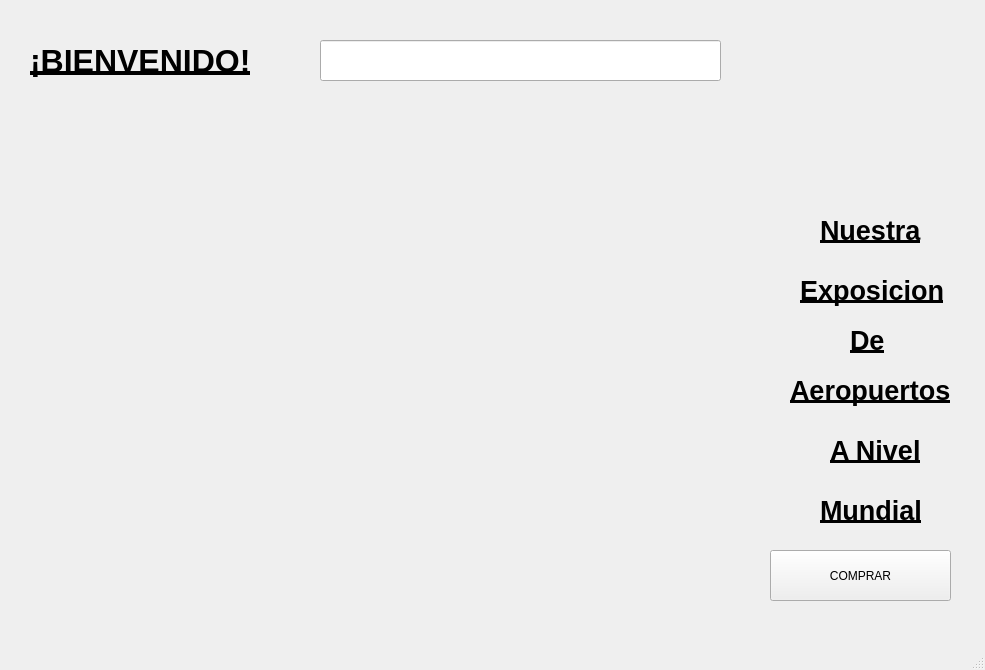
<?xml version="1.0" encoding="UTF-8"?>
<ui version="4.0">
 <class>mundo_exop_cliente</class>
 <widget class="QMainWindow" name="mundo_exop_cliente">
  <property name="geometry">
   <rect>
    <x>0</x>
    <y>0</y>
    <width>985</width>
    <height>670</height>
   </rect>
  </property>
  <property name="windowTitle">
   <string>MainWindow</string>
  </property>
  <widget class="QWidget" name="centralwidget">
   <widget class="QLabel" name="label_mundo">
    <property name="geometry">
     <rect>
      <x>20</x>
      <y>150</y>
      <width>701</width>
      <height>461</height>
     </rect>
    </property>
    <property name="text">
     <string/>
    </property>
   </widget>
   <widget class="QLabel" name="label">
    <property name="geometry">
     <rect>
      <x>30</x>
      <y>40</y>
      <width>231</width>
      <height>41</height>
     </rect>
    </property>
    <property name="font">
     <font>
      <family>MS Sans Serif</family>
      <pointsize>24</pointsize>
      <weight>75</weight>
      <bold>true</bold>
      <underline>true</underline>
     </font>
    </property>
    <property name="text">
     <string>¡BIENVENIDO!</string>
    </property>
   </widget>
   <widget class="QLabel" name="label_minilogo">
    <property name="geometry">
     <rect>
      <x>800</x>
      <y>20</y>
      <width>141</width>
      <height>141</height>
     </rect>
    </property>
    <property name="text">
     <string/>
    </property>
   </widget>
   <widget class="QLabel" name="label_2">
    <property name="geometry">
     <rect>
      <x>800</x>
      <y>270</y>
      <width>161</width>
      <height>41</height>
     </rect>
    </property>
    <property name="font">
     <font>
      <family>MS Sans Serif</family>
      <pointsize>20</pointsize>
      <weight>75</weight>
      <bold>true</bold>
      <underline>true</underline>
     </font>
    </property>
    <property name="text">
     <string>Exposicion</string>
    </property>
   </widget>
   <widget class="QLabel" name="label_3">
    <property name="geometry">
     <rect>
      <x>850</x>
      <y>320</y>
      <width>51</width>
      <height>41</height>
     </rect>
    </property>
    <property name="font">
     <font>
      <family>MS Sans Serif</family>
      <pointsize>20</pointsize>
      <weight>75</weight>
      <bold>true</bold>
      <underline>true</underline>
     </font>
    </property>
    <property name="text">
     <string>De</string>
    </property>
   </widget>
   <widget class="QLabel" name="label_4">
    <property name="geometry">
     <rect>
      <x>790</x>
      <y>370</y>
      <width>171</width>
      <height>41</height>
     </rect>
    </property>
    <property name="font">
     <font>
      <family>MS Sans Serif</family>
      <pointsize>20</pointsize>
      <weight>75</weight>
      <bold>true</bold>
      <underline>true</underline>
     </font>
    </property>
    <property name="text">
     <string>Aeropuertos</string>
    </property>
   </widget>
   <widget class="QLabel" name="label_5">
    <property name="geometry">
     <rect>
      <x>830</x>
      <y>430</y>
      <width>101</width>
      <height>41</height>
     </rect>
    </property>
    <property name="font">
     <font>
      <family>MS Sans Serif</family>
      <pointsize>20</pointsize>
      <weight>75</weight>
      <bold>true</bold>
      <underline>true</underline>
     </font>
    </property>
    <property name="text">
     <string>A Nivel</string>
    </property>
   </widget>
   <widget class="QLabel" name="label_6">
    <property name="geometry">
     <rect>
      <x>820</x>
      <y>490</y>
      <width>131</width>
      <height>41</height>
     </rect>
    </property>
    <property name="font">
     <font>
      <family>MS Sans Serif</family>
      <pointsize>20</pointsize>
      <weight>75</weight>
      <bold>true</bold>
      <underline>true</underline>
     </font>
    </property>
    <property name="text">
     <string>Mundial</string>
    </property>
   </widget>
   <widget class="QLineEdit" name="lineEdit_nomb">
    <property name="geometry">
     <rect>
      <x>320</x>
      <y>40</y>
      <width>401</width>
      <height>41</height>
     </rect>
    </property>
    <property name="palette">
     <palette>
      <active>
       <colorrole role="WindowText">
        <brush brushstyle="SolidPattern">
         <color alpha="255">
          <red>170</red>
          <green>0</green>
          <blue>0</blue>
         </color>
        </brush>
       </colorrole>
      </active>
      <inactive>
       <colorrole role="WindowText">
        <brush brushstyle="SolidPattern">
         <color alpha="255">
          <red>170</red>
          <green>0</green>
          <blue>0</blue>
         </color>
        </brush>
       </colorrole>
      </inactive>
      <disabled>
       <colorrole role="WindowText">
        <brush brushstyle="SolidPattern">
         <color alpha="255">
          <red>120</red>
          <green>120</green>
          <blue>120</blue>
         </color>
        </brush>
       </colorrole>
      </disabled>
     </palette>
    </property>
    <property name="font">
     <font>
      <family>MS Sans Serif</family>
      <pointsize>24</pointsize>
      <weight>75</weight>
      <bold>true</bold>
     </font>
    </property>
    <property name="text">
     <string/>
    </property>
   </widget>
   <widget class="QLabel" name="label_7">
    <property name="geometry">
     <rect>
      <x>820</x>
      <y>210</y>
      <width>111</width>
      <height>41</height>
     </rect>
    </property>
    <property name="font">
     <font>
      <family>MS Sans Serif</family>
      <pointsize>20</pointsize>
      <weight>75</weight>
      <bold>true</bold>
      <underline>true</underline>
     </font>
    </property>
    <property name="text">
     <string>Nuestra</string>
    </property>
   </widget>
   <widget class="QPushButton" name="pushButton_comprar">
    <property name="geometry">
     <rect>
      <x>770</x>
      <y>550</y>
      <width>181</width>
      <height>51</height>
     </rect>
    </property>
    <property name="text">
     <string>COMPRAR</string>
    </property>
   </widget>
  </widget>
  <widget class="QMenuBar" name="menubar">
   <property name="geometry">
    <rect>
     <x>0</x>
     <y>0</y>
     <width>985</width>
     <height>21</height>
    </rect>
   </property>
  </widget>
  <widget class="QStatusBar" name="statusbar"/>
 </widget>
 <resources/>
 <connections/>
</ui>
